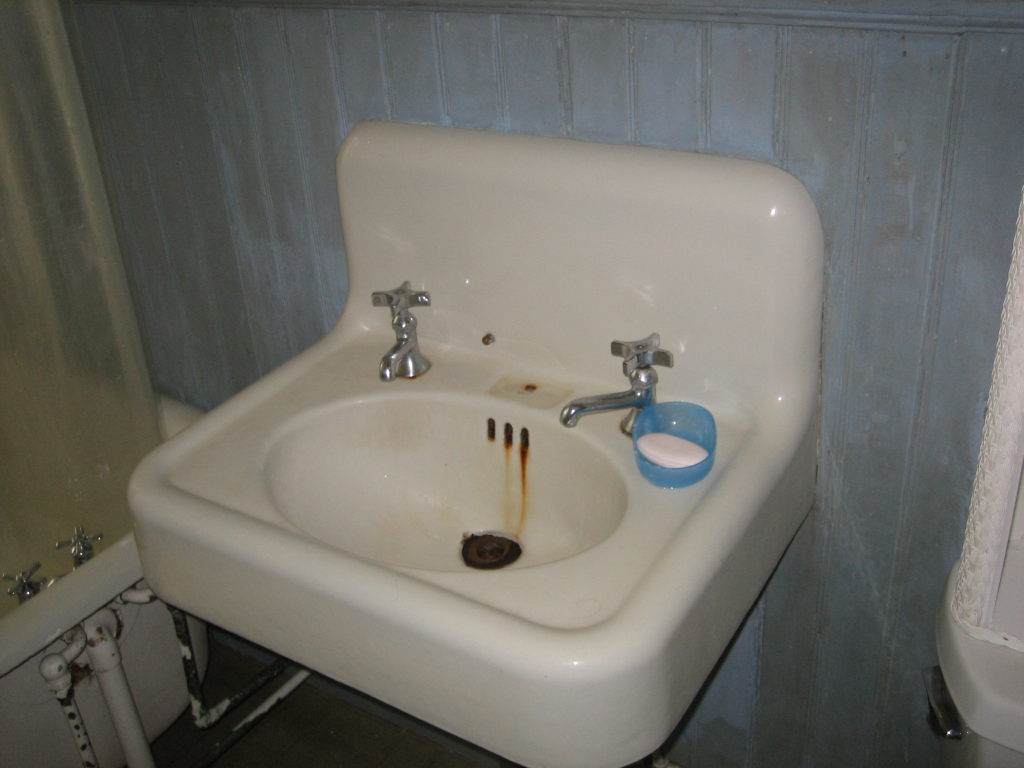
#> input picture data/raw/Roboflow_export/train/Bath_room/IMG_0074_jpg.rf.IEA7wAbVYwk3zor9w3y3.jpg, 2048 x 1536 px (shown at 1/2 size)
$ python -i preprocessor.py   (imports and definitions only)
#> lines starting #> are read from the running program, lines starting #| are printed output that depends on the picture; after the words box and inside, x2 and y2 are one past the last pixel; in counts of white or black regions, pixels touching at a corner belong together
### src/utils/logger.py
import logging
import os
import sys
from datetime import datetime
from logging.handlers import RotatingFileHandler

def get_logger(name: str) -> logging.Logger:
    logger = logging.getLogger(name)
    # Set base logger level to DEBUG so it captures everything
    logger.setLevel(logging.DEBUG)

    if not logger.handlers:
        os.makedirs("logs", exist_ok=True)

        formatter = logging.Formatter(
            "%(asctime)s | %(levelname)s | %(name)s | %(message)s",
            "%Y-%m-%d %H:%M:%S"
        )

        console_handler = logging.StreamHandler(sys.stdout)
        console_handler.setLevel(logging.INFO)
        console_handler.setFormatter(formatter)

        current_date = datetime.now().strftime("%Y-%m-%d")
        file_handler = RotatingFileHandler(
            f"logs/propvision_{current_date}.log",
            maxBytes=10 * 1024 * 1024,
            backupCount=5
        )
        file_handler.setLevel(logging.DEBUG)
        file_handler.setFormatter(formatter)

        logger.addHandler(console_handler)
        logger.addHandler(file_handler)

    return logger

# [5 lines of commented-out code are left out]

### src/enhancement/preprocessor.py
import cv2
import numpy as np
import time
from pathlib import Path
from PIL import Image
from src.utils.logger import get_logger
from src.utils.exceptions import ImageLoadError, ImageEnhancementError

logger = get_logger(__name__)

class ImagePreprocessor:
    """
    Pre-process raw property images before Real-ESRGAN enhancement.
    Fixes darkness, noise, and tilt so induction models get clean input.
    """
    def __init__(self):
        # Configuration parameters
        self.min_brightness = 60
        self.clahe_clip_limit = 2.0
        self.clahe_tile_grid = (8, 8)

        # Bilateral filter parameters
        self.bilateral_d = 9
        self.bilateral_sigma_color = 75
        self.bilateral_sigma_space = 75

        # Tilt correction threshold
        self.tilt_threshold_degrees = 3.0

        logger.info("ImagePreprocessor initialized")

    def preprocess(self, image_path: str) -> np.ndarray:
        """
        Full preprocessing pipeline for one image.
        Returns: BGR numpy array
        """
        start_time = time.time()
        image_path_str = str(image_path)

        try:
            # STEP 1 — LOAD IMAGE
            img = cv2.imread(image_path_str)
#> img is the input picture: shape (1536, 2048, 3); mean B, G, R 102.7, 109.1, 110
            if img is None:
                raise ImageLoadError(f"Failed to load image at {image_path_str}")

            h, w = img.shape[:2]
#> h = 1536; w = 2048
            logger.info(f"Processing image: {image_path_str} ({w}x{h})")
#| 2026-11-20 09:59:21 | INFO | traced_module | Processing image: ../../data/raw/Roboflow_export/train/Bath_room/IMG_0074_jpg.rf.IEA7wAbVYwk3zor9w3y3.jpg (2048x1536)

            # STEP 2 — CHECK AND FIX BRIGHTNESS
            gray = cv2.cvtColor(img, cv2.COLOR_BGR2GRAY)
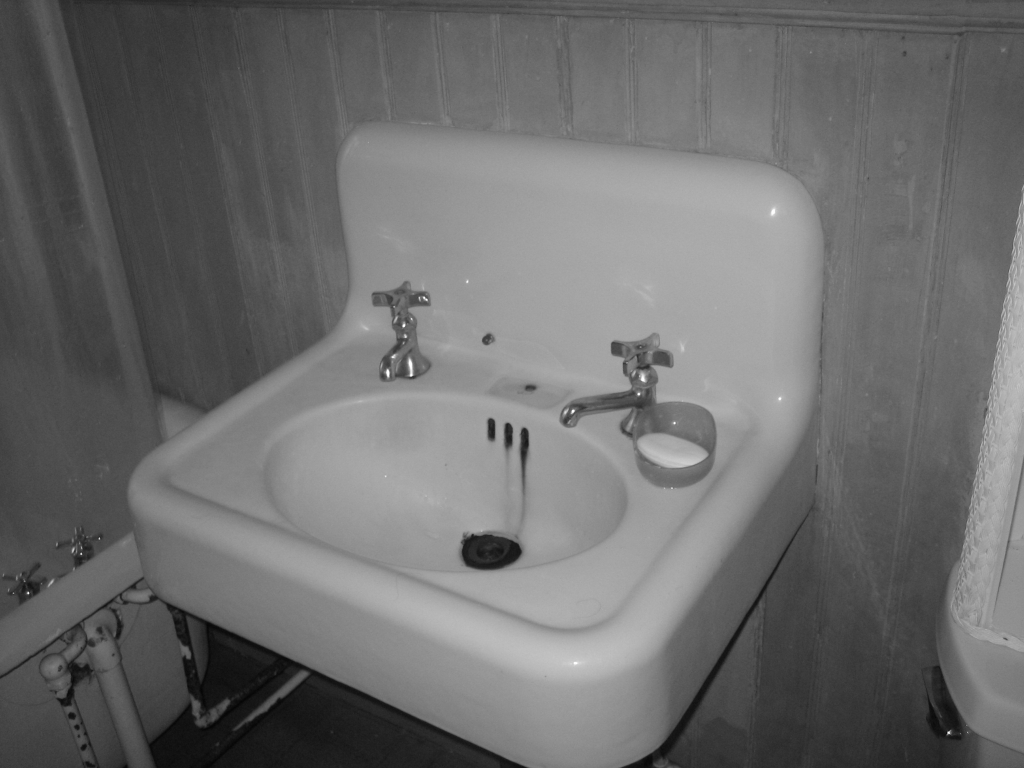
#> gray: shape (1536, 2048) (shown at 1/2 size); min 2, max 255, mean 108.6
            mean_brightness = np.mean(gray)
#> mean_brightness = 108.6

            if mean_brightness < self.min_brightness:
                logger.info(f"Dark image detected (mean={mean_brightness:.1f}), applying CLAHE")
                # Convert BGR to LAB color space
                lab = cv2.cvtColor(img, cv2.COLOR_BGR2LAB)
                l_channel, a, b = cv2.split(lab)

                # Apply CLAHE to L channel
                clahe = cv2.createCLAHE(
                    clipLimit=self.clahe_clip_limit,
                    tileGridSize=self.clahe_tile_grid
                )
                l_enhanced = clahe.apply(l_channel)

                # Merge back
                lab_enhanced = cv2.merge((l_enhanced, a, b))
                img = cv2.cvtColor(lab_enhanced, cv2.COLOR_LAB2BGR)
                logger.info("Brightness enhanced using CLAHE in LAB space")

            # STEP 3 — DENOISE
            # Always apply bilateral filter to smooth textures while keeping edges sharp
            img = cv2.bilateralFilter(
                img,
                d=self.bilateral_d,
                sigmaColor=self.bilateral_sigma_color,
                sigmaSpace=self.bilateral_sigma_space
            )
            logger.info("Noise reduction (Bilateral Filter) applied")

            # STEP 4 — DETECT AND CORRECT TILT
            tilt_angle = self._detect_tilt(img)
            if abs(tilt_angle) > self.tilt_threshold_degrees:
                img = self._correct_tilt(img, tilt_angle)
                logger.info(f"Tilt corrected: {tilt_angle:.1f} degrees")
            else:
                logger.info(f"No significant tilt detected ({tilt_angle:.1f} degrees)")

            duration = time.time() - start_time
            logger.info(f"Preprocessing completed in {duration:.3f}s")

            return img

        except Exception as e:
            if isinstance(e, ImageLoadError):
                raise
            msg = f"Preprocessing failed for {image_path_str}: {str(e)}"
            logger.error(msg)
            raise ImageEnhancementError(msg)

    def _detect_tilt(self, image: np.ndarray) -> float:
        """
        Detect image tilt angle using Hough lines.
        Focuses on horizontal dominant lines.
        """
        gray = cv2.cvtColor(image, cv2.COLOR_BGR2GRAY)
        # Apply Canny edge detection
        edges = cv2.Canny(gray, 50, 150, apertureSize=3)
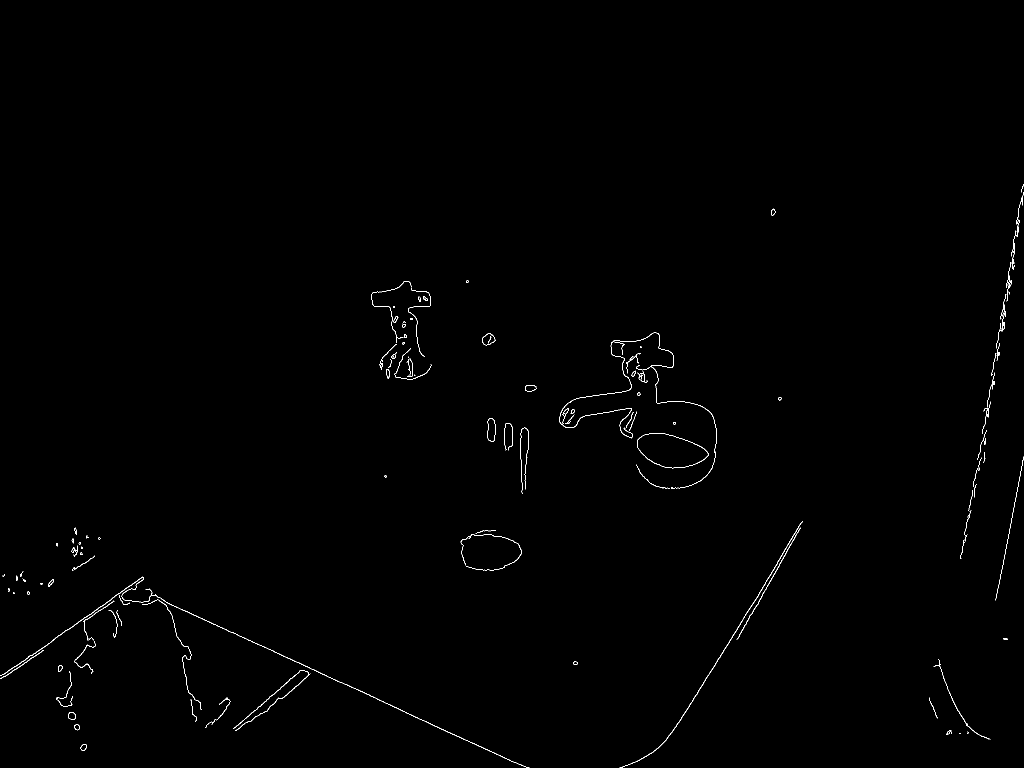
#> edges: shape (1536, 2048) (shown at 1/2 size); 0.38% white in thin lines or dots, all inside (x1, y1, x2, y2) = (0, 368, 2048, 1536)

        # Detect lines using Probabilistic Hough Transform
        lines = cv2.HoughLinesP(
            edges,
            rho=1,
            theta=np.pi/180,
            threshold=100,
            minLineLength=100,
            maxLineGap=10
        )
#> lines = [[684, 1365, 1022, 1522], [1352, 1453, 1531, 1166], [1992, 1196, 2047, 913], [431, 1249, 679, 1364], [96, 1287, 286, 1154], [470, 1455, 612, 1332], [1473, 1278, 1570, 1110], [1347, 1460, 1548, 1138], [1541, 1149, 1601, 1046], [330, 1203, 461, 1264], [1535, 1170, 1601, 1055]]

        if lines is None:
            return 0.0

        angles = []
        for line in lines:
            x1, y1, x2, y2 = line[0]
            # Calculate angle in degrees
            angle = np.degrees(np.arctan2(y2 - y1, x2 - x1))

            # Focus on horizontal-ish lines (-45 to 45 degrees)
            if -45 < angle < 45:
                angles.append(angle)
#> this loop made 11 passes
#> (x1, y1, x2, y2, angle) on passes 1 to 11: (684, 1365, 1022, 1522, 24.91), (1352, 1453, 1531, 1166, -58.05), (1992, 1196, 2047, 913, -79), (431, 1249, 679, 1364, 24.88), (96, 1287, 286, 1154, -34.99), (470, 1455, 612, 1332, -40.9), (1473, 1278, 1570, 1110, -60), (1347, 1460, 1548, 1138, -58.03), (1541, 1149, 1601, 1046, -59.78), (330, 1203, 461, 1264, 24.97), (1535, 1170, 1601, 1055, -60.15)
#> after the loop, angles = [24.91, 24.88, -34.99, -40.9, 24.97]
#> in preprocess, `tilt_angle = self._detect_tilt(img)`: tilt_angle = 24.88

        if not angles:
            return 0.0

        # Use median to avoid outliers
        return float(np.median(angles))

    def _correct_tilt(self, image: np.ndarray, angle: float) -> np.ndarray:
        """
        Rotate image to correct detected tilt.
        Uses BORDER_REFLECT_101 to avoid black borders.
        """
#> called with angle = 24.88
        (h, w) = image.shape[:2]
#> h = 1536; w = 2048
        center = (w // 2, h // 2)
#> center = (1024, 768)

        # Get rotation matrix (rotate in opposite direction to tilt)
        matrix = cv2.getRotationMatrix2D(center, angle, 1.0)
#> matrix = [[0.907, 0.421, -228.1], [-0.421, 0.907, 502]]

        # Apply warpAffine with reflection padding for a seamless look
        corrected = cv2.warpAffine(
            image,
            matrix,
            (w, h),
            flags=cv2.INTER_CUBIC,
            borderMode=cv2.BORDER_REFLECT_101
        )
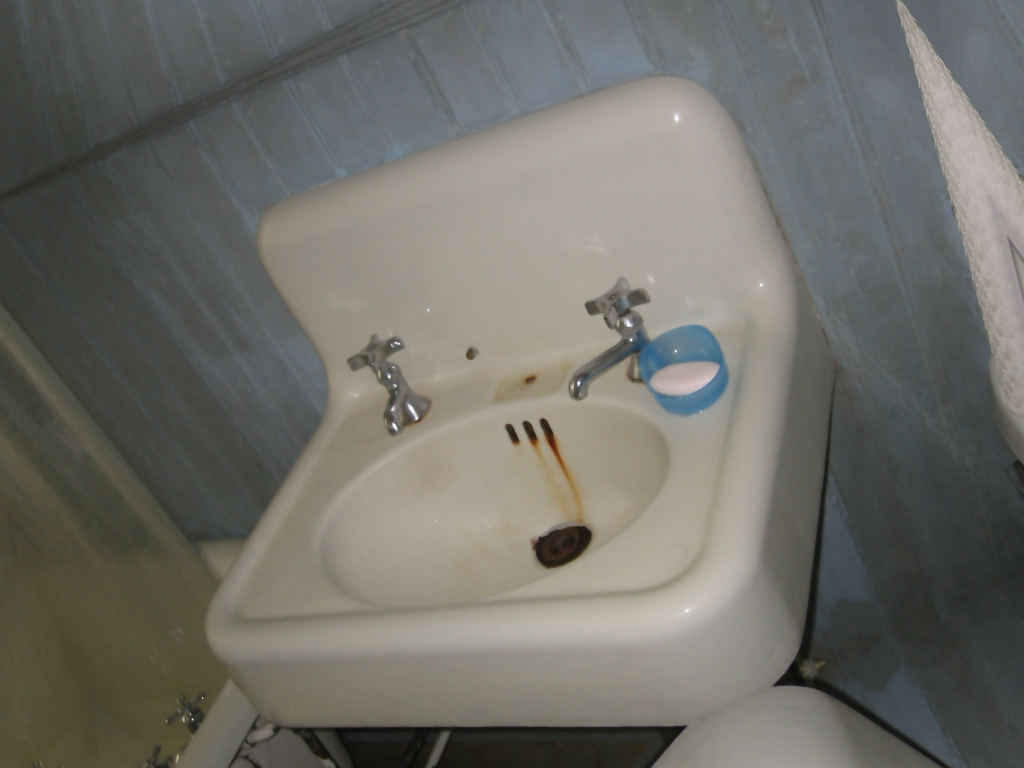
#> corrected: shape (1536, 2048, 3) (shown at 1/2 size); mean B, G, R 103.6, 110.1, 111

        return corrected

    def preprocess_to_pil(self, image_path: str) -> Image.Image:
        """
        Convenience method to get preprocessed image as PIL RGB.
        """
        bgr_img = self.preprocess(image_path)
#| 2026-11-20 09:59:22 | INFO | traced_module | Tilt corrected: 24.9 degrees
        rgb_img = cv2.cvtColor(bgr_img, cv2.COLOR_BGR2RGB)
        return Image.fromarray(rgb_img)

>>> result = ImagePreprocessor().preprocess_to_pil('../../data/raw/Roboflow_export/train/Bath_room/IMG_0074_jpg.rf.IEA7wAbVYwk3zor9w3y3.jpg')

$ run again, on data/raw/Roboflow_export/train/Bath_room/b3_jpg.rf.uxuNOwBq5oHk0PqrNMFW.jpg
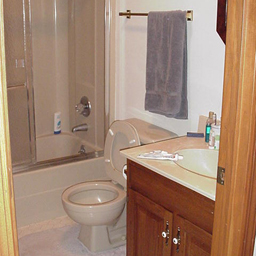
#> input picture data/raw/Roboflow_export/train/Bath_room/b3_jpg.rf.uxuNOwBq5oHk0PqrNMFW.jpg, 256 x 256 px
#> in preprocess, img is the input picture: shape (256, 256, 3); mean B, G, R 114.6, 134.6, 163.7
#| 2026-11-20 09:59:22 | INFO | traced_module | Processing image: ../../data/raw/Roboflow_export/train/Bath_room/b3_jpg.rf.uxuNOwBq5oHk0PqrNMFW.jpg (256x256)
#> in preprocess, `gray = cv2.cvtColor(img, cv2.COLOR_BGR2GRAY)`:
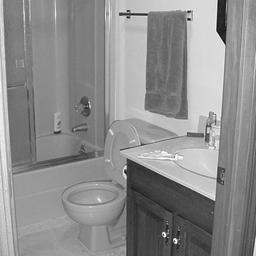
#> gray: shape (256, 256); min 10, max 255, mean 141.1
#> mean_brightness = 141.1
#> in _detect_tilt, `edges = cv2.Canny(gray, 50, 150, apertureSize=3)`:
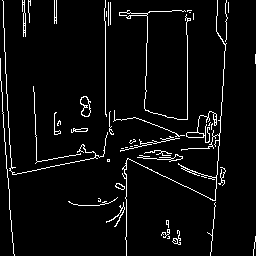
#> edges: shape (256, 256); 4.8% white in thin lines or dots
#> lines = [[211, 251, 228, 2], [0, 63, 13, 253], [2, 0, 11, 171]]
#> the loop in _detect_tilt, `for line in lines:` made 3 passes
#> (x1, y1, x2, y2, angle) on passes 1 to 3: (211, 251, 228, 2, -86.09), (0, 63, 13, 253, 86.09), (2, 0, 11, 171, 86.99)
#> after the loop in _detect_tilt, `for line in lines:`: angles = []
#> tilt_angle = 0
#| 2026-11-20 09:59:22 | INFO | traced_module | No significant tilt detected (0.0 degrees)

$ run again, on data/raw/Roboflow_export/train/Bath_room/bath31_jpg.rf.uyvPb05fpCB1FpM3DhSL.jpg
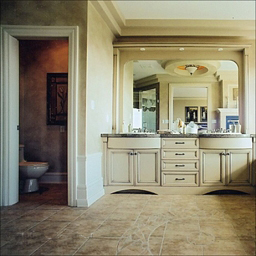
#> input picture data/raw/Roboflow_export/train/Bath_room/bath31_jpg.rf.uyvPb05fpCB1FpM3DhSL.jpg, 256 x 256 px
#> in preprocess, img is the input picture: shape (256, 256, 3); mean B, G, R 113, 136.3, 143.1
#| 2026-11-20 09:59:23 | INFO | traced_module | Processing image: ../../data/raw/Roboflow_export/train/Bath_room/bath31_jpg.rf.uyvPb05fpCB1FpM3DhSL.jpg (256x256)
#> in preprocess, `gray = cv2.cvtColor(img, cv2.COLOR_BGR2GRAY)`:
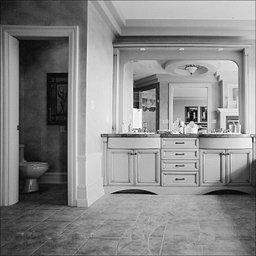
#> gray: shape (256, 256); min 1, max 254, mean 135.7
#> mean_brightness = 135.7
#> in _detect_tilt, `edges = cv2.Canny(gray, 50, 150, apertureSize=3)`:
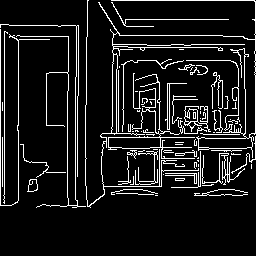
#> edges: shape (256, 256); 10.1% white in thin lines or dots, all inside (x1, y1, x2, y2) = (0, 0, 256, 208)
#> lines = [[0, 205, 0, 24], [4, 205, 4, 24], [18, 200, 18, 25], [111, 0, 254, 0], [255, 159, 255, 1], [75, 207, 75, 77], [85, 165, 86, 52], [67, 205, 67, 91], [113, 35, 222, 35], [101, 137, 204, 137], [121, 19, 228, 19]]
#> the loop in _detect_tilt, `for line in lines:` made 11 passes
#> (x1, y1, x2, y2, angle) on passes 1 to 8: (0, 205, 0, 24, -90), (4, 205, 4, 24, -90), (18, 200, 18, 25, -90), (111, 0, 254, 0, 0), (255, 159, 255, 1, -90), (75, 207, 75, 77, -90), (85, 165, 86, 52, -89.49), (67, 205, 67, 91, -90)
#> after the loop in _detect_tilt, `for line in lines:`: angles = [0, 0, 0, 0]
#> tilt_angle = 0
#| 2026-11-20 09:59:23 | INFO | traced_module | No significant tilt detected (0.0 degrees)

$ run again, on data/raw/Roboflow_export/train/Bath_room/dsc01782a_jpg.rf.PgYA04zoGv7hCgbiW11P.jpg
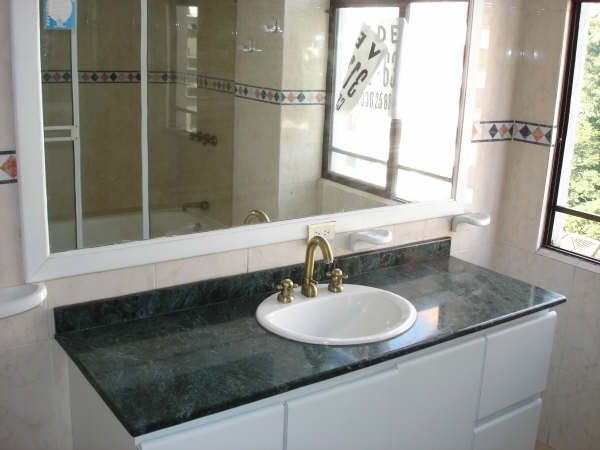
#> input picture data/raw/Roboflow_export/train/Bath_room/dsc01782a_jpg.rf.PgYA04zoGv7hCgbiW11P.jpg, 600 x 450 px
#> in preprocess, img is the input picture: shape (450, 600, 3); mean B, G, R 137.3, 144.3, 144.2
#| 2026-11-20 09:59:23 | INFO | traced_module | Processing image: ../../data/raw/Roboflow_export/train/Bath_room/dsc01782a_jpg.rf.PgYA04zoGv7hCgbiW11P.jpg (600x450)
#> mean_brightness = 143.4
#> in _detect_tilt, `edges = cv2.Canny(gray, 50, 150, apertureSize=3)`:
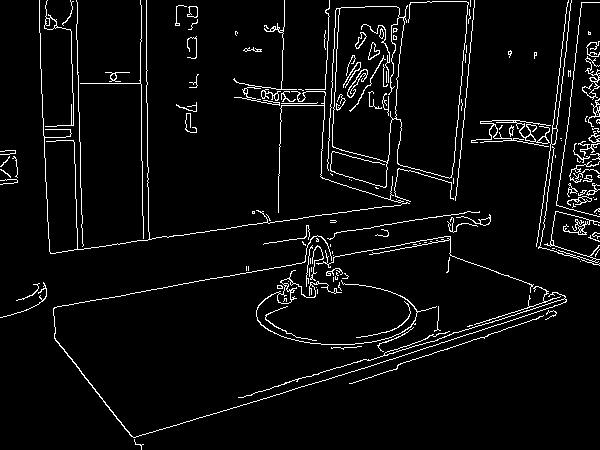
#> edges: shape (450, 600); 4.7% white in thin lines or dots
#> lines = 21 rows, first 6: [135, 292, 450, 236], [50, 253, 384, 206], [318, 382, 565, 302], [268, 223, 409, 203], [140, 39, 141, 142], [334, 233, 470, 211]
#> the loop in _detect_tilt, `for line in lines:` made 21 passes
#> (x1, y1, x2, y2, angle) on passes 1 to 8: (135, 292, 450, 236, -10.08), (50, 253, 384, 206, -8.01), (318, 382, 565, 302, -17.95), (268, 223, 409, 203, -8.07), (140, 39, 141, 142, 89.44), (334, 233, 470, 211, -9.19), (74, 142, 77, 248, 88.38), (454, 162, 468, 2, -85)
#> after the loop in _detect_tilt, `for line in lines:`: angles = [-10.08, -8.01, -17.95, -8.07, -9.19, -17.84, 10.07, -10.15]
#> tilt_angle = -9.63
#> matrix = [[0.986, -0.167, 41.89], [0.167, 0.986, -47.04]]
#> in _correct_tilt, `corrected = cv2.warpAffine( image, matrix, (w, h), flags=cv2.INTER_CUB..`:
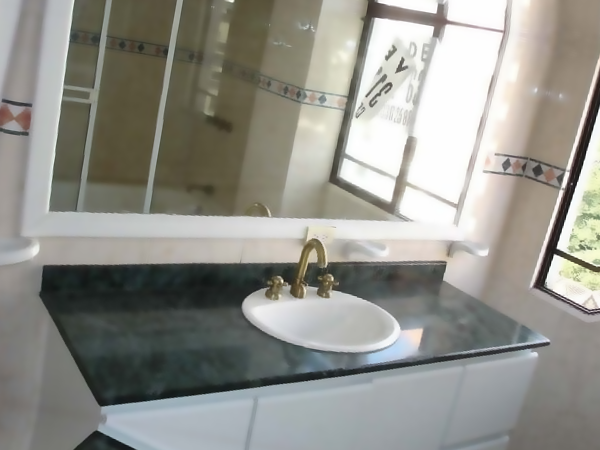
#> corrected: shape (450, 600, 3); mean B, G, R 139.1, 145.7, 145.9
#| 2026-11-20 09:59:23 | INFO | traced_module | Tilt corrected: -9.6 degrees
